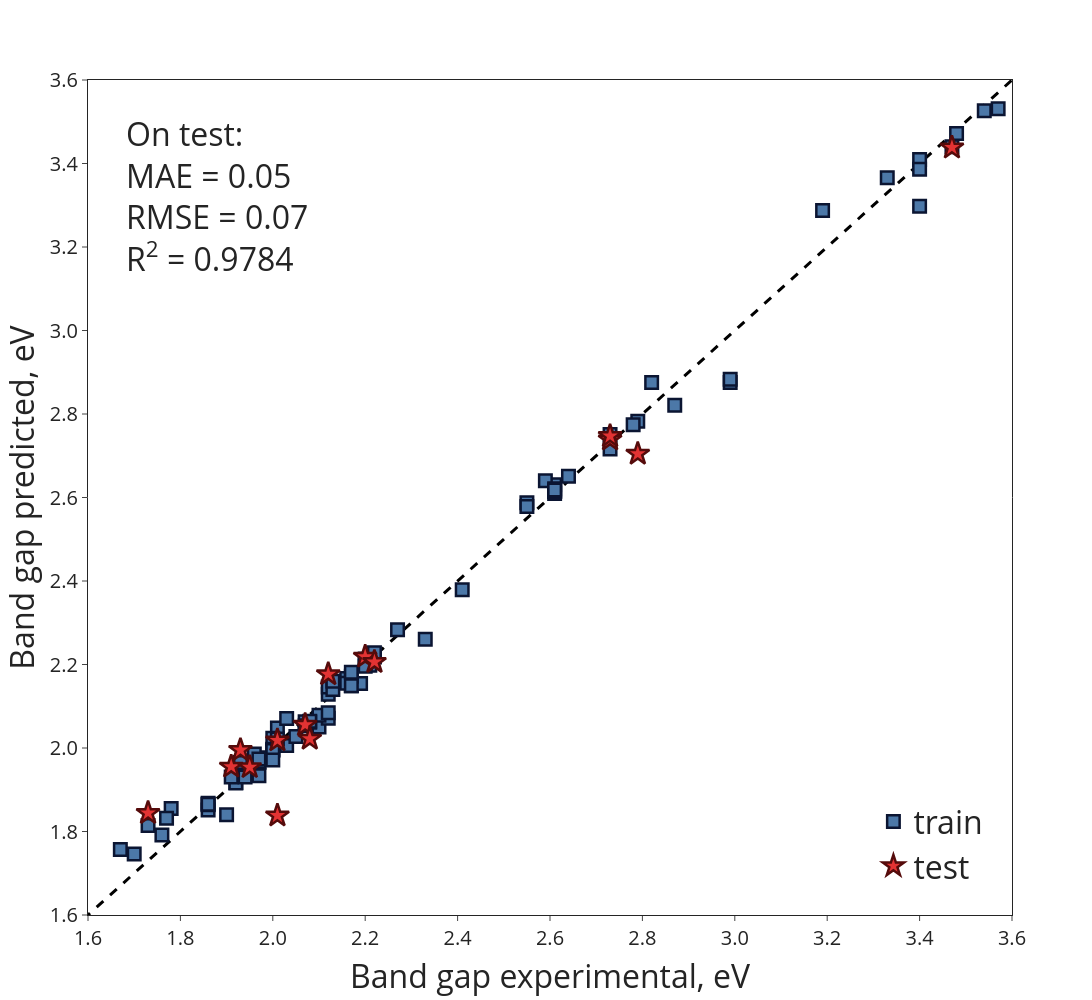

The code cell stored with this chart in its notebook:
### Code cell
# Predicted vs Actual plot for best model
print(f'Best model – {best_model_name1}:')
fig_2 = single_predicted_vs_actual_plot(y_train_pred=predicted_values1['train'][best_model_name1], y_train_true=y_train,
                                        y_test_pred=predicted_values1['test'][best_model_name1], y_test_true=y_test,
                                        train_text=df.loc[y_train.index, 'Refcode'], test_text=df.loc[y_test.index, 'Refcode'],
                                        layout_params=dict(legend=dict(x=.85, y=.025)))
fig_2.add_annotation(text=f"On test:<br>MAE = {round(results_df1.loc[best_model_name1, 'MAE on test'], 2):.2f}<br>RMSE = {round(results_df1.loc[best_model_name1, 'RMSE on test'], 2):.2f}<br>R<sup>2</sup> = {round(results_df1.loc[best_model_name1, 'R2 on test'], 4):.4f}",
                     x=1.9, y=3.25, font=dict(size=32), align='left')
fig_2.show()

### Figure 1 — Plotly figure (JSON) as saved in the notebook; plotly's stock layout.template omitted (floating-point values rounded to 4 significant figures; data arrays with more than 128 entries replaced by an {"elided": "..."} marker saying what was removed)
{"data": [{"hovertemplate": "", "line": {"color": "black", "dash": "dash", "width": 3}, "mode": "lines", "name": "Identity line", "showlegend": false, "type": "scatter", "x": {"elided": "400 float values"}, "y": {"elided": "400 float values"}}, {"hovertemplate": "train<br>Actual: %{x:.2f}<br>Predicted: %{y:.2f}<br>%{text}", "marker": {"color": "#4C78A8", "line": {"color": "#0B1532", "width": 2.5}, "size": 12.5, "symbol": "square"}, "mode": "markers", "name": "train", "text": ["POYGAO", "PAQLEB02", "SEYDUV", "PAQLAX", "HEDGUW", "CENQIY", "LEWKEG", "AYEPAX01", "KOYNIZ", "KEMBOW", "PYDBSB02", "GATGOB", "COXZUN", "ICSD_430262", "AYEPAX", "AYENOJ", "POYGES01", "SEYDUV01", "NOKDAW", "OQUBEK01", "IBIJUC", "PYDBSB07", "PYDBSB06", "PYRCSB11", "PYDBSB", "COPWEK", "KOYNIZ01", "PAQLEB", "RAZMEN", "POYGES", "COD_7250636", "IBIJUC01", "HEDHUX", "SIWGUD", "IMEMOC01", "ICSD_430263", "PICBBI", "CENNER", "AGODIM", "IBIKAJ", "AGODOS", "AGODOS01", "PYDBSB05", "PYRCSB10", "WURMUV", "NAXWUI", "COXZUN01", "SIWHAK", "CENHEL", "COXZAT01", "ZOJKAO", "COYBAW", "SEFROO", "AGODOS02", "AYENEZ01", "WURMUV01", "AYENEZ", "NOSLOZ", "HEDHAD", "ZUCSOH", "OQUBEK", "SEFRII", "PETLOT", "SEYPOF", "RAZMEN02", "ICSD_421459", "PYDBSB04", "ICSD_430261", "AGODEI", "IBIKAJ01", "CENMEQ", "POYGIW", "PUBKUV01", "WEDNOM", "COXZAT", "PANHIZ", "ZEHCUO", "YOCTOD", "IZUXAF", "ENIKIV01", "CENNUH", "CENMIU", "PYDBSB03", "RAZMEN01", "COXYUM", "COXZEX", "COXZIB", "COXZOH", "FAZFEV", "FOCCAF"], "type": "scatter", "x": [2.1, 2.17, 2.16, 1.98, 2.19, 2.03, 1.78, 1.92, 2.12, 2.17, 2.61, 3.54, 2.55, 1.7, 1.92, 1.95, 1.97, 2.16, 3.48, 2.21, 1.86, 2.61, 2.61, 3.4, 2.61, 2.1, 2.01, 2.17, 2.22, 1.97, 2.79, 1.86, 2.59, 2.0, 3.47, 1.73, 2.87, 2.12, 2.07, 1.86, 1.97, 1.94, 2.61, 3.4, 2.99, 1.67, 2.55, 1.93, 2.17, 2.2, 3.57, 2.73, 3.33, 1.91, 2.0, 2.99, 2.0, 2.07, 2.12, 2.0, 2.12, 2.82, 2.64, 1.96, 2.22, 1.9, 2.61, 1.76, 2.0, 1.86, 2.13, 1.97, 2.2, 2.01, 2.2, 2.08, 1.77, 2.78, 2.08, 2.73, 2.33, 2.05, 2.61, 2.22, 2.03, 2.13, 2.41, 2.27, 3.4, 3.19], "y": [2.05, 2.149, 2.166, 1.977, 2.155, 2.006, 1.855, 1.918, 2.071, 2.172, 2.63, 3.527, 2.587, 1.746, 1.916, 1.952, 1.965, 2.155, 3.472, 2.198, 1.851, 2.615, 2.61, 3.41, 2.615, 2.078, 2.048, 2.149, 2.222, 1.968, 2.783, 1.867, 2.64, 2.024, 3.44, 1.814, 2.821, 2.129, 2.063, 1.864, 1.933, 1.931, 2.621, 3.386, 2.876, 1.757, 2.578, 1.965, 2.182, 2.213, 3.531, 2.716, 3.366, 1.93, 1.996, 2.883, 1.997, 2.053, 2.146, 1.994, 2.084, 2.875, 2.651, 1.986, 2.218, 1.84, 2.614, 1.791, 1.971, 1.865, 2.14, 1.974, 2.205, 2.021, 2.196, 2.062, 1.832, 2.774, 2.064, 2.751, 2.261, 2.028, 2.618, 2.228, 2.071, 2.16, 2.379, 2.283, 3.298, 3.288]}, {"hovertemplate": "test<br>Actual: %{x:.2f}<br>Predicted: %{y:.2f}<br>%{text}", "marker": {"color": "#E33333", "line": {"color": "#550B0B", "width": 2.5}, "size": 17.5, "symbol": "star"}, "mode": "markers", "name": "test", "text": ["WAXDIM", "PUBKUV", "CENNER01", "IZUXAF01", "QINCOI", "HASTUU", "WEDNOM01", "IMEMOC", "AYENOJ01", "ICSD_430264", "PANHOF", "IZUXEJ", "WURNEG", "ENIKIV", "ENIKIV04"], "type": "scatter", "x": [1.93, 2.2, 2.12, 2.07, 2.08, 1.91, 2.01, 3.47, 1.95, 1.73, 2.22, 2.01, 2.79, 2.73, 2.73], "y": [1.995, 2.219, 2.177, 2.055, 2.022, 1.955, 2.018, 3.438, 1.954, 1.844, 2.206, 1.838, 2.705, 2.739, 2.747]}], "layout": {"annotations": [{"align": "left", "font": {"size": 32}, "text": "On test:<br>MAE = 0.05<br>RMSE = 0.07<br>R<sup>2</sup> = 0.9784", "x": 1.9, "y": 3.25}], "font": {"size": 20}, "height": 1000, "legend": {"font": {"size": 32}, "x": 0.85, "y": 0.025}, "margin": {"t": 80}, "width": 1200, "xaxis": {"dtick": 0.2, "mirror": true, "range": [1.6, 3.6], "tickformat": ".1f", "title": {"font": {"size": 32}, "text": "Band gap experimental, eV"}}, "yaxis": {"dtick": 0.2, "mirror": true, "range": [1.6, 3.6], "tickformat": ".1f", "title": {"font": {"size": 32}, "text": "Band gap predicted, eV"}}}}
